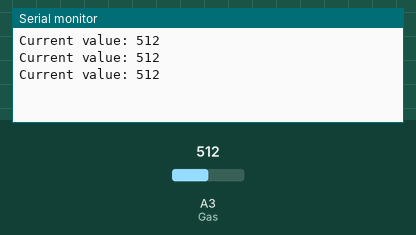
This sketch was run on a simulated Arduino Uno, built with avr-gcc and run on an emulated ATmega328P. On the bench: the last lines printed to the serial monitor. Inputs (shaded band) come from the test bench; at power-on: A3 (Gas) = 512.

Above: at 1.3 s.
1.4 s: A3 (Gas) set to 716
At 1.9 s:
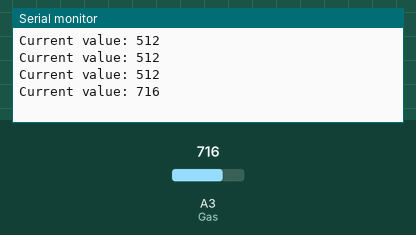
2.9 s: A3 (Gas) set to 900
At 3.4 s:
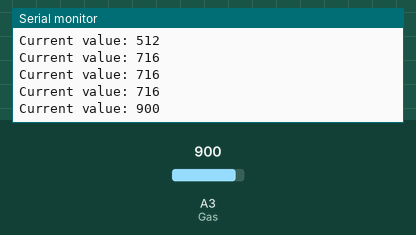
Timing chart, 0 to 5.9 s (numbered marks = the images above; inputs shaded):
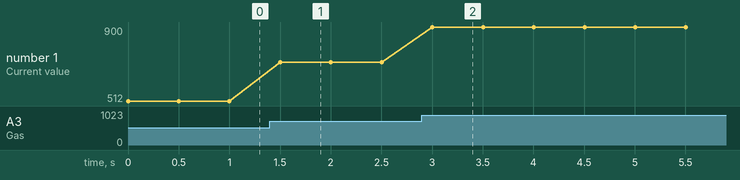

Measured:
- after the input at 1.4 s, the serial monitor: prints a new line after 0.10 s (image 1)
- after the input at 2.9 s, the serial monitor: prints a new line after 0.10 s (image 2)
- plotted number 1: 512 → 716 after the input at 1.4 s, 716 → 900 after the input at 2.9 s

The sketch:

Datchik_Gasa_MQ135.ino
```cpp
#define Gas A3 // аналоговый выход MQ135 подключен к пину A0 Arduino

int ZnacheniyaGasa; // для аналогового значения
void setup() {

Serial.begin(9600); // инициализация последовательного порта
pinMode(Gas, INPUT); // режим работы аналогового пина
}

void loop() {

  ZnacheniyaGasa = analogRead(Gas); // чтение аналогового значения
  Serial.print("Current value: "); // вывод аналогового значения в последовательный порт
  Serial.println(ZnacheniyaGasa);

 delay(500); // задержка, чтобы не мельтешило перед глазами

}
```
